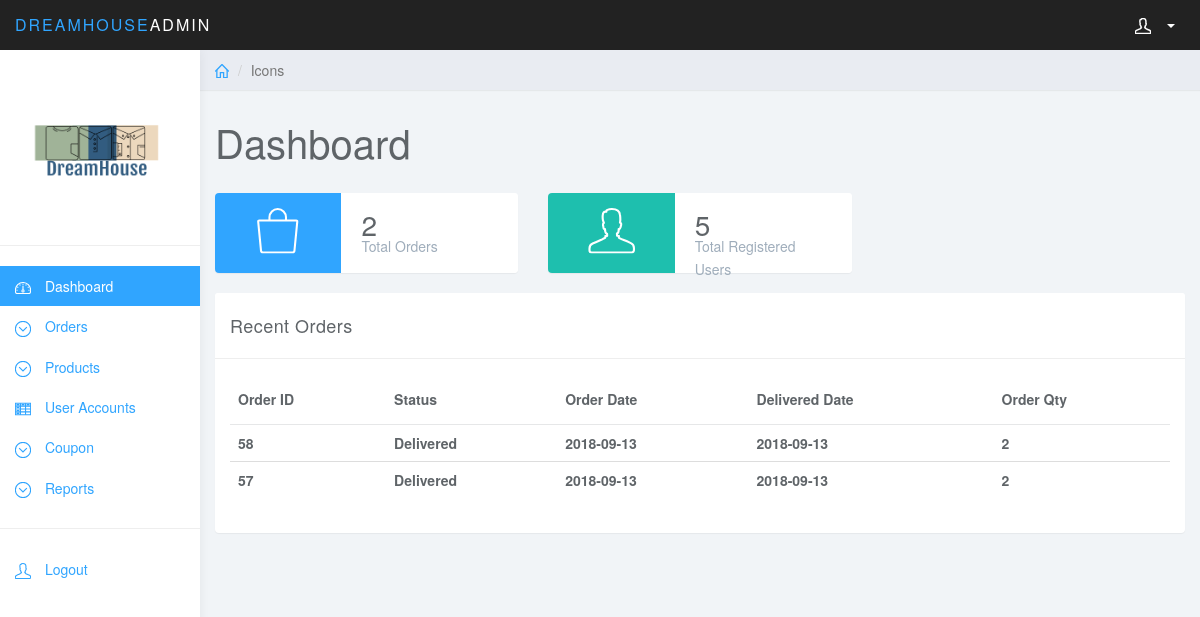
Screenshot of /admin/dashboard.php with the database file from the repository.
### tables this page shows
CREATE TABLE `orders` (
  `order_id` int(11) NOT NULL,
  `status` varchar(255) NOT NULL,
  `order_date` date NOT NULL,
  `delivered_date` date NOT NULL,
  `qty` int(11) NOT NULL,
  `total_price` int(11) NOT NULL,
  `customer_acc_id` int(11) NOT NULL
);

### functions.php (called while the page is built, shortened)
<?php
	function get($query,$conn){
		try{
			$stmt = $conn->prepare($query);
			$stmt->execute();
			return $stmt;
		}catch(PDOException $e){
			$e->getMessage();
		}
	}
?>

### admin/dashboard.php (the view, shortened to what this page needs)
<?php
	require '../functions.php';
	$conn = connect();
	$query = "Select * from orders";
	$result = get($query,$conn);
	$totalOrders = $result->rowCount();
	$query = "Select * from customer_accounts";
	$result = get($query,$conn);
	$totalRegisteredUsers = $result->rowCount();
	$query = "Select * from orders ORDER BY order_id DESC limit 5";
	$result = get($query,$conn);
?>
<!DOCTYPE html>
<html>
<head>
<link href="css/bootstrap.min.css" rel="stylesheet">
<link href="css/datepicker3.css" rel="stylesheet">
<link href="css/styles.css" rel="stylesheet">
</head>
<body>
	<?php include 'sidebar.php'; ?>
	<div class="col-sm-9 col-sm-offset-3 col-lg-10 col-lg-offset-2 main">
		<div class="row">
			<ol class="breadcrumb">
				<li><a href="#"><svg class="glyph stroked home"><use xlink:href="#stroked-home"></use></svg></a></li>
				<li class="active">Icons</li>
			</ol>
		</div>
		<div class="row">
			<div class="col-lg-12">
				<h1 class="page-header">Dashboard</h1>
			</div>
		</div>
		<div class="row">
			<div class="col-xs-12 col-md-6 col-lg-4">
				<div class="panel panel-blue panel-widget ">
					<div class="row no-padding">
						<div class="col-sm-3 col-lg-5 widget-left">
							<svg class="glyph stroked bag"><use xlink:href="#stroked-bag"></use></svg>
						</div>
						<div class="col-sm-9 col-lg-7 widget-right">
							<div class="large"><?= $totalOrders; ?></div>
							<div class="text-muted">Total Orders</div>
						</div>
					</div>
				</div>
			</div>
			<div class="col-xs-12 col-md-6 col-lg-4">
				<div class="panel panel-teal panel-widget">
					<div class="row no-padding">
						<div class="col-sm-3 col-lg-5 widget-left">
							<svg class="glyph stroked male-user"><use xlink:href="#stroked-male-user"></use></svg>
						</div>
						<div class="col-sm-9 col-lg-7 widget-right">
							<div class="large"><?= $totalRegisteredUsers; ?></div>
							<div class="text-muted">Total Registered Users</div>
						</div>
					</div>
				</div>
			</div>
		</div>
		<div class="row">
			<div class="col-md-12">
				<div class="panel panel-default">
					<div class="panel-heading">Recent Orders</div>
					<div class="panel-body">
						<table class="table table-default">
						    <thead>
						    <tr>
						        <th data-field="id" data-align="center">Order ID</th>
						        <th data-field="name">Status</th>
						        <th data-field="price">Order Date</th>
						        <th data-field="delivered_date">Delivered Date</th>
						        <th data-field="order_qty">Order Qty</th>
						    </tr>
						    </thead>
						    <tbody>
						    	<?php while($row = $result->fetch()): ?>
						    	<tr>
						    		<th><?=$row['order_id'] ?></th>
						    		<th><?=($row['status']==0)?"In Process":"Delivered";?></th>
						    		<th><?=$row['order_date']; ?></th>
						    		<th><?=(isset($row['delivered_date']))?$row['delivered_date']:"";?></th>
						    		<th><?=$row['qty']; ?></th>
						    	</tr>
						    <?php endwhile; ?>
						    </tbody>
						</table>
					</div>
				</div>
			</div>
		</div>
	</div>
</body>
</html>

### admin/css/styles.css (style rules this page uses)
body { background: #f1f4f7; padding-top: 50px; color: #5f6468; }
a, a:hover, a:focus { color: #30a5ff; }
h1, h2, h3, h4, h5, h6 { color: #5f6468; }
h1 { font-weight: 300; font-size: 40px; }
.large { font-size: 2em; }
.text-muted { color: #9fadbb; }
.no-padding { padding: 0; margin: 0; }
.panel { border: 0; }
.panel-heading { font-size: 18px; font-weight: 300; letter-spacing: 0.025em; height: 66px; line-height: 45px; }
.panel-default .panel-heading { background: #fff; border-bottom: 1px solid #eee; color: #5f6468; }
.panel-widget { padding: 0; position: relative; }
.panel-blue { background: #30a5ff; color: #fff; }
.panel-teal { background: #1ebfae; color: #fff; }
.panel-blue .text-muted, .panel-teal .text-muted, .panel-orange .text-muted, .panel-red .text-muted { color: rgba(255, 255, 255, .5); }
.widget-left { height: 80px; padding-top: 15px; text-align: center; border-top-left-radius: 4px; border-bottom-left-radius: 4px; }
.widget-right { text-align: left; line-height: 1.6em; margin: 0px; padding: 20px; height: 80px; color: #999; font-weight: 300; background: #fff; border-top-right-radius: 4px; border-bottom-right-radius: 4px; }
.widget-right .text-muted { color: #9fadbb; }
.widget-right .large { color: #5f6468; }
.panel-blue .widget-left { background: #30a5ff; color: #fff; }
.panel-teal .widget-left { background: #1ebfae; color: #fff; }
.panel-widget { background: #fff; }
.breadcrumb { border-radius: 0; padding: 10px 15px; background: #e9ecf2; box-shadow: 0 1px 1px rgba(0, 0, 0, .05); margin: 0 ; }
h1.page-header { margin-top: 30px; border-bottom: 0; }
.table { background: #fff; }
.table>thead>tr>th { border-bottom: 1px solid #e6e7e8; vertical-align: middle; height: 50px; }
.breadcrumb .glyph { height: 14px; width: 14px; margin: -2px 0 0 0; stroke-width: 4px; }
.panel-widget .glyph { stroke-width: 2px; }

### rows the page displays
orders: order_id "58", status "Delivered", order_date "2018-09-13", delivered_date "2018-09-13", qty "2"
orders: order_id "57", status "Delivered", order_date "2018-09-13", delivered_date "2018-09-13", qty "2"

### other values shown
$totalOrders "2"
$totalRegisteredUsers "5"
